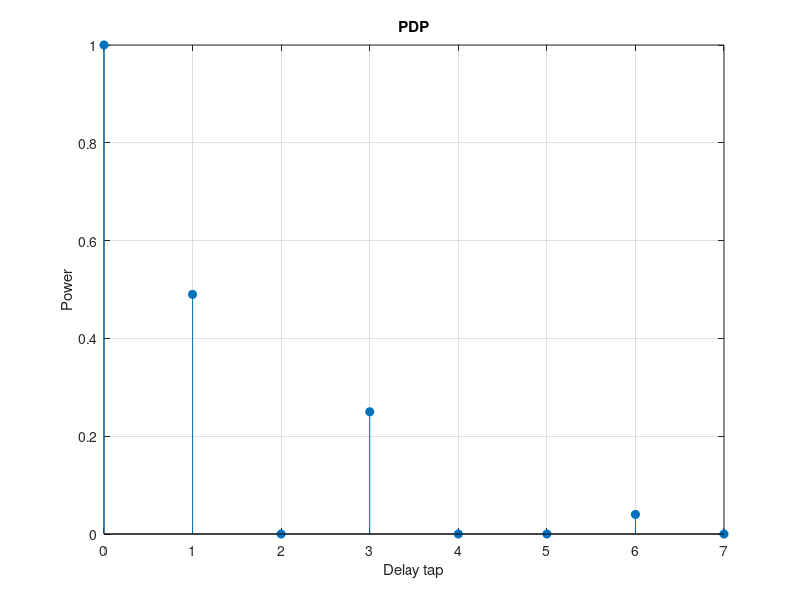
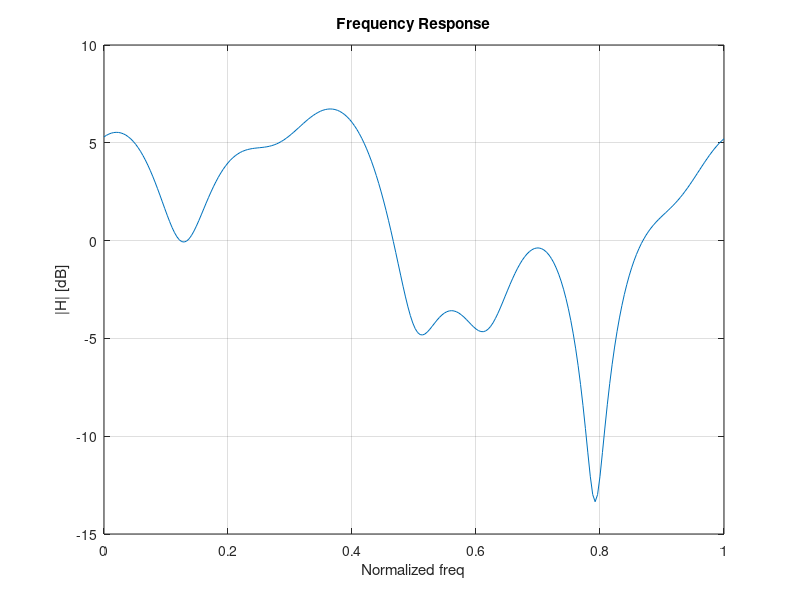

These charts were generated, in order, by the following MATLAB code:
clear; clc; close all;
% پارامترها
Ntap = 8; Nf = 256;                       % تعداد تپ و نقاط فرکانس
tau_idx = [0 1 3 6];                      % ایندکسهای تپها
gain = [1.0 0.7 0.5 0.2].*exp(1j*2*pi*rand(1,4));  % دامنههای پیچیده

h = zeros(1, Ntap); h(tau_idx+1) = gain;  % CIR گسسته (tap-domain)
H = fft(h, Nf);                            % پاسخ فرکانسی

PDP = abs(h).^2;                           % پروفایل توان–تأخیر

figure; stem(0:Ntap-1, PDP,'filled'); grid on;
xlabel('Delay tap'); ylabel('Power'); title('PDP');

f_axis = linspace(0,1,Nf);                 % محور فرکانس نرمال
figure; plot(f_axis, 20*log10(abs(H)+eps)); grid on;
xlabel('Normalized freq'); ylabel('|H| [dB]'); title('Frequency Response');
